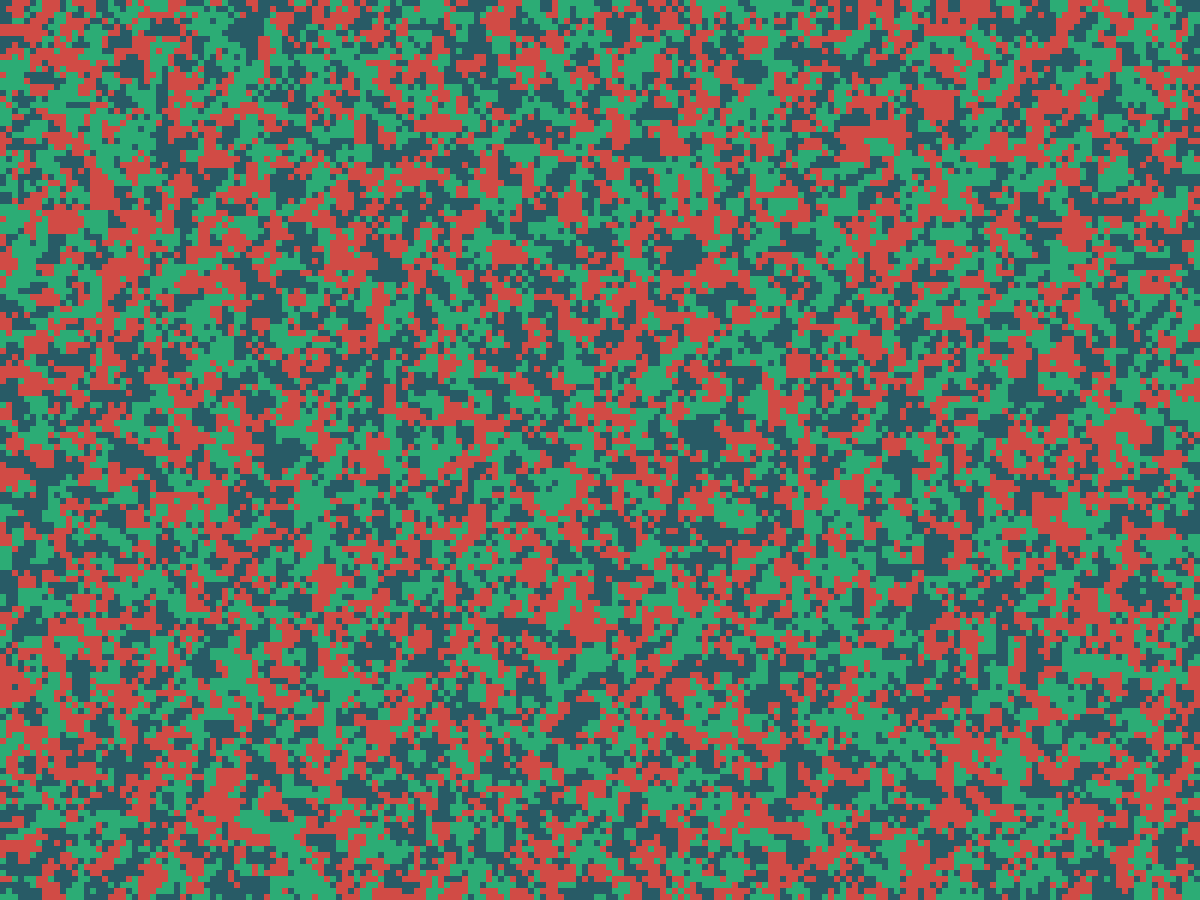
Frame 1 (no input)
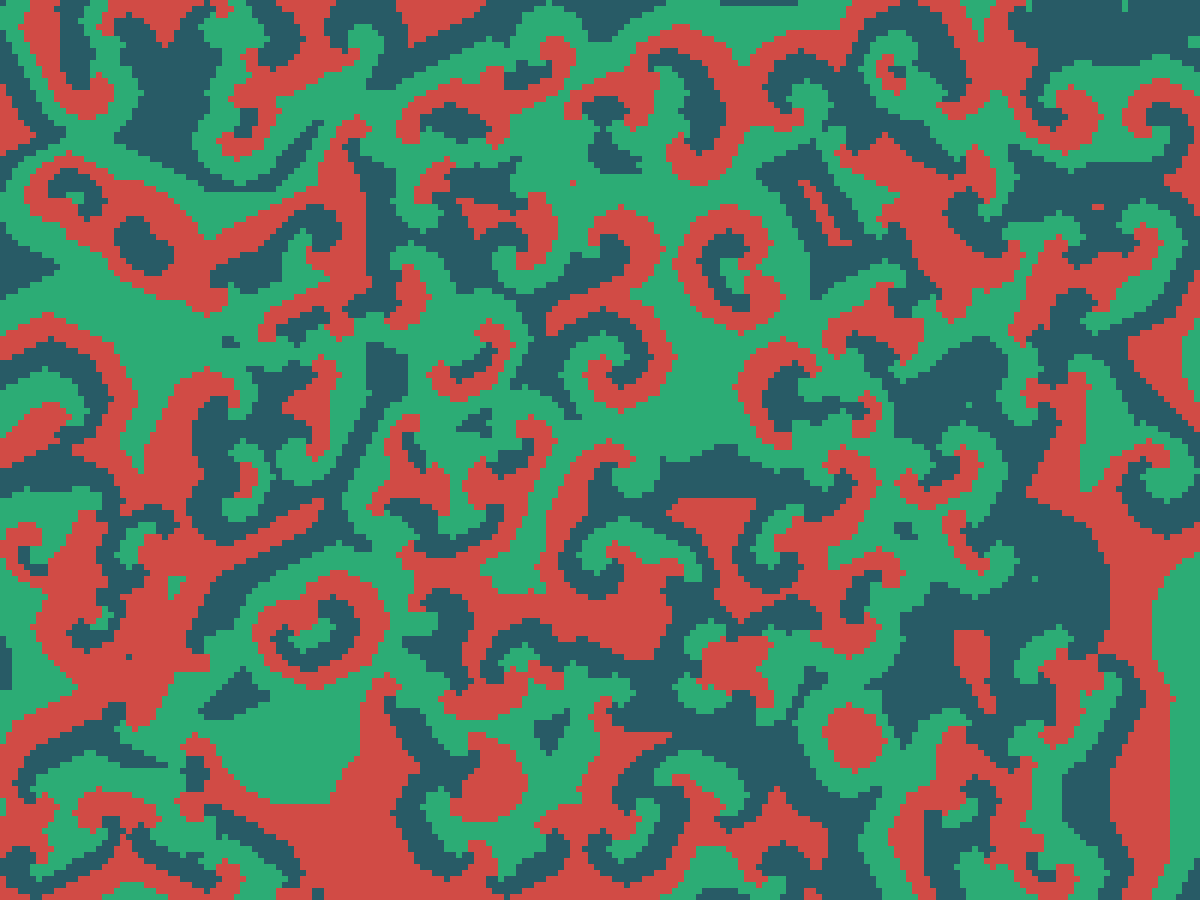
Frame 60 (no input)
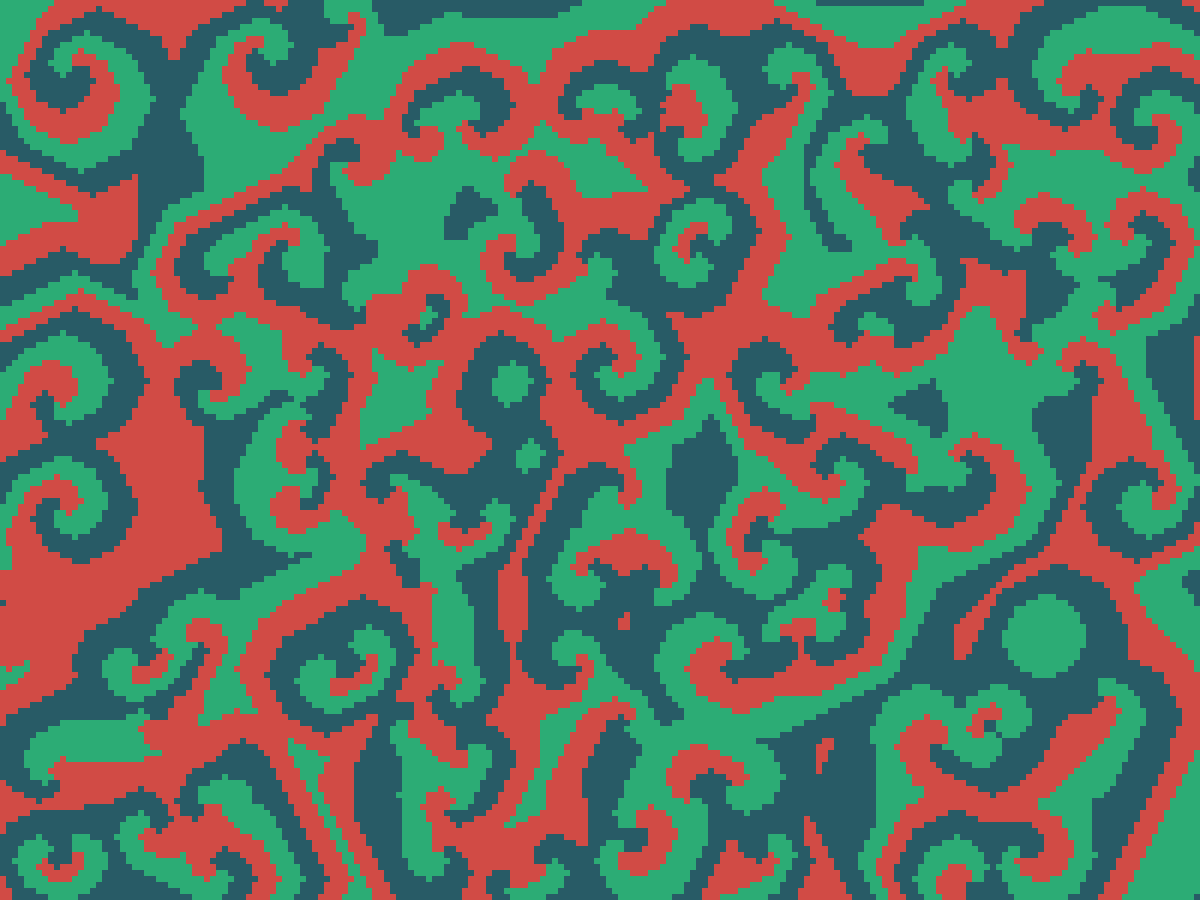
Frame 120 (the mouse pressed at the canvas centre since frame 60)

The p5.js sketch that drew these frames (run headless with seeded random() and noise() and a simulated clock; from frame 60 on, the mouse is pressed at the canvas centre):

// p5.js sketch
// ── sketch.js
const scale = 6;
const width = 200;  // 960
const height = 150;  // 466
const len = width * height;

var colors = 3  // 3 or 5

function setup() {
	createCanvas(width * scale, height * scale);
	noStroke();
	frameRate(30);
	fill(30);

	grid = []

	for (i = 0; i < len; i++) {
		grid.push({ state: 0, nextState: 0, neighbors: [], id: i })
	}

	for (i = 0; i < grid.length; i++) {
		if (grid[i - width] != undefined) {  // up
			grid[i].neighbors.push(grid[i - width])
		}
		if (grid[i + width] != undefined) {  // down
			grid[i].neighbors.push(grid[i + width])
		}
		if (i % width != 0) {  // left
			grid[i].neighbors.push(grid[i - 1])
		}
		if (i % width != width - 1) {  // right
			grid[i].neighbors.push(grid[i + 1])
		}
		if (grid[i - width] != undefined && i % width != 0) {  // up left
			grid[i].neighbors.push(grid[i - width - 1])
		}
		if (grid[i - width] != undefined && i % width != width - 1) {  // up right
			grid[i].neighbors.push(grid[i - width + 1])
		}
		if (grid[i + width] != undefined && i % width != 0) {  // down left
			grid[i].neighbors.push(grid[i + width - 1])
		}
		if (grid[i + width] != undefined && i % width != width - 1) {  // down right
			grid[i].neighbors.push(grid[i + width + 1])
		}
	}

	for (i = 0; i < grid.length; i++) {
		var r = Math.floor(Math.random() * colors)
		grid[i].state = r;
		grid[i].nextState = r;
	}
}

function draw() {
	background(209, 75, 69);
	if (colors == 3) {
		gridSimulate3();
	}
	else {
		gridSimulate5();
	}
	gridDraw();
}

function gridSimulate3() {
	for (i = 0; i < grid.length; i++) {
		n = [0, 0, 0];
		grid[i].neighbors.forEach(neighbor => { n[neighbor.state] += 1 })

		if (grid[i].state == 0 && n[2] > 2) { grid[i].nextState = 2 }
		else if (grid[i].state == 1 && n[0] > 2) { grid[i].nextState = 0 }
		else if (grid[i].state == 2 && n[1] > 2) { grid[i].nextState = 1 }
	}
}

function gridSimulate5() {
	for (i = 0; i < grid.length; i++) {
		n = [0, 0, 0, 0, 0];
		grid[i].neighbors.forEach(neighbor => { n[neighbor.state] += 1 })

		if (grid[i].state == 0) {
			if (n[3] > 2) { grid[i].nextState = 3 }
			else if (n[4] > 2) { grid[i].nextState = 4 }
		}
		else if (grid[i].state == 1) {
			if (n[0] > 2) { grid[i].nextState = 0 }
			else if (n[4] > 2) { grid[i].nextState = 4 }
		}
		else if (grid[i].state == 2) {
			if (n[0] > 2) { grid[i].nextState = 0 }
			else if (n[1] > 2) { grid[i].nextState = 1 }
		}
		else if (grid[i].state == 3) {
			if (n[1] > 2) { grid[i].nextState = 1 }
			else if (n[2] > 2) { grid[i].nextState = 2 }
		}
		else if (grid[i].state == 4) {
			if (n[2] > 2) { grid[i].nextState = 2 }
			else if (n[3] > 2) { grid[i].nextState = 3 }
		}
	}
}

function gridDraw() {
	for (i = 0; i < grid.length; i++) {
		grid[i].state = grid[i].nextState

		if (grid[i].state == 1) { fill(44, 172, 117) }
		else if (grid[i].state == 2) { fill(40, 91, 102) }
		else if (grid[i].state == 3) { fill(226, 201, 138) }
		else if (grid[i].state == 4) { fill(235, 164, 86) }

		if (grid[i].state != 0) {
		rect(i % width * scale, Math.floor(i / width) * scale, scale, scale)
		}

	}
}
